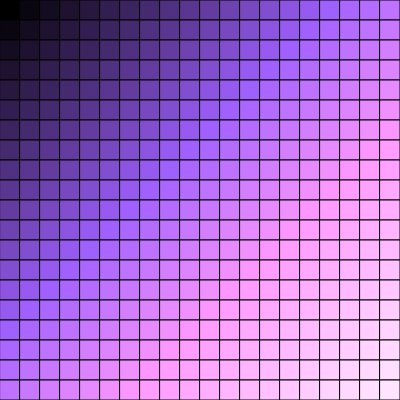
Frame 1 (no input)
Frame 60 (no input): identical to frame 1, image omitted
Frame 120 (the mouse pressed at the canvas centre since frame 60): identical to frame 1, image omitted

The p5.js sketch that drew this single still picture (run headless with seeded random() and noise() and a simulated clock; from frame 60 on, the mouse is pressed at the canvas centre):

// p5.js sketch
// ── sketch.js
function setup() {
  createCanvas(400, 400);
}

function draw() {
  background(220);
   for(let y=0; y<height; y+=20){
   for(let x=0; x<width; x+=20){
     fill((x+y)*0.5, (x+y)*0.3, (x+y)*0.8);
     rect(x,y,20,20);
}
  }

}
